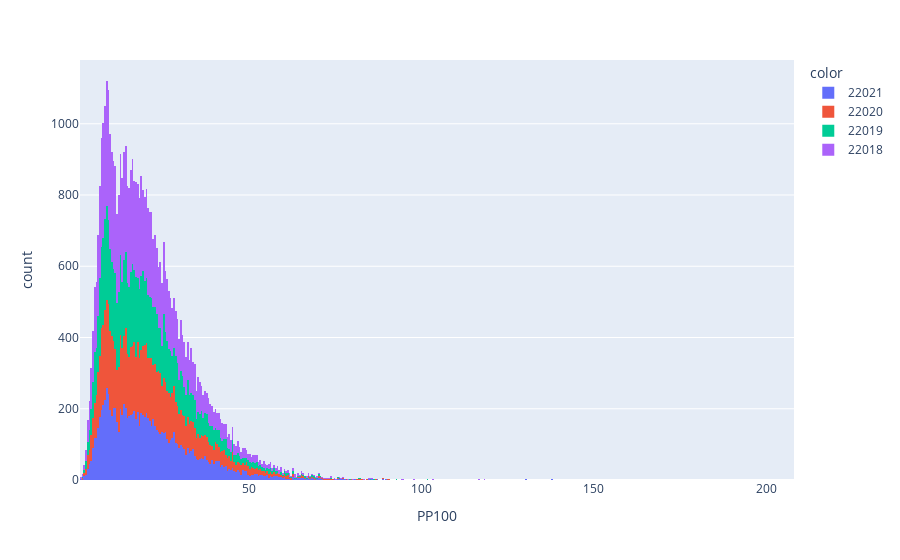

This figure's notebook cell:
### Code cell
# Points per 100 possessions
fig = px.histogram(x=outputs['PLAYER_PTS'], color=outputs['SEASON_ID'], labels={
    'x': 'PP100'
})

print('Mean: ' + str(outputs['PLAYER_PTS'].mean()))
print('Standard deviation: ' + str(outputs['PLAYER_PTS'].std()))

fig.show()

### Figure 1 — Plotly figure (JSON) as saved in the notebook; plotly's stock layout.template omitted (floating-point values rounded to 4 significant figures; data arrays with more than 128 entries replaced by an {"elided": "..."} marker saying what was removed)
{"data": [{"alignmentgroup": "True", "bingroup": "x", "hovertemplate": "color=22021<br>PP100=%{x}<br>count=%{y}<extra></extra>", "legendgroup": "22021", "marker": {"color": "#636efa", "pattern": {"shape": ""}}, "name": "22021", "offsetgroup": "22021", "orientation": "v", "showlegend": true, "type": "histogram", "x": {"elided": "10854 float values"}, "xaxis": "x", "yaxis": "y"}, {"alignmentgroup": "True", "bingroup": "x", "hovertemplate": "color=22020<br>PP100=%{x}<br>count=%{y}<extra></extra>", "legendgroup": "22020", "marker": {"color": "#EF553B", "pattern": {"shape": ""}}, "name": "22020", "offsetgroup": "22020", "orientation": "v", "showlegend": true, "type": "histogram", "x": {"elided": "11419 float values"}, "xaxis": "x", "yaxis": "y"}, {"alignmentgroup": "True", "bingroup": "x", "hovertemplate": "color=22019<br>PP100=%{x}<br>count=%{y}<extra></extra>", "legendgroup": "22019", "marker": {"color": "#00cc96", "pattern": {"shape": ""}}, "name": "22019", "offsetgroup": "22019", "orientation": "v", "showlegend": true, "type": "histogram", "x": {"elided": "11639 float values"}, "xaxis": "x", "yaxis": "y"}, {"alignmentgroup": "True", "bingroup": "x", "hovertemplate": "color=22018<br>PP100=%{x}<br>count=%{y}<extra></extra>", "legendgroup": "22018", "marker": {"color": "#ab63fa", "pattern": {"shape": ""}}, "name": "22018", "offsetgroup": "22018", "orientation": "v", "showlegend": true, "type": "histogram", "x": {"elided": "15374 float values"}, "xaxis": "x", "yaxis": "y"}], "layout": {"barmode": "relative", "legend": {"title": {"text": "color"}, "tracegroupgap": 0}, "margin": {"t": 60}, "xaxis": {"anchor": "y", "domain": [0, 1], "title": {"text": "PP100"}}, "yaxis": {"anchor": "x", "domain": [0, 1], "title": {"text": "count"}}}}
